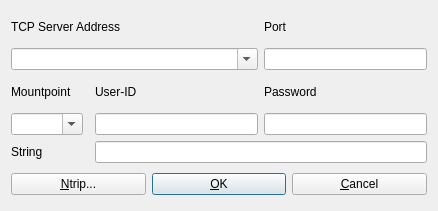
<?xml version="1.0" encoding="UTF-8"?>
<ui version="4.0">
 <class>TcpOptDialog</class>
 <widget class="QWidget" name="TcpOptDialog">
  <property name="geometry">
   <rect>
    <x>0</x>
    <y>0</y>
    <width>438</width>
    <height>211</height>
   </rect>
  </property>
  <property name="windowTitle">
   <string>TCP Options</string>
  </property>
  <property name="toolTip">
   <string/>
  </property>
  <layout class="QGridLayout" name="gridLayout">
   <item row="4" column="3">
    <widget class="QLabel" name="LabelUser">
     <property name="enabled">
      <bool>true</bool>
     </property>
     <property name="toolTip">
      <string/>
     </property>
     <property name="text">
      <string>User-ID</string>
     </property>
    </widget>
   </item>
   <item row="5" column="1">
    <widget class="QComboBox" name="MntPnt">
     <property name="enabled">
      <bool>true</bool>
     </property>
     <property name="toolTip">
      <string/>
     </property>
     <property name="editable">
      <bool>true</bool>
     </property>
    </widget>
   </item>
   <item row="4" column="1">
    <widget class="QLabel" name="LabelMntPnt">
     <property name="enabled">
      <bool>true</bool>
     </property>
     <property name="toolTip">
      <string/>
     </property>
     <property name="text">
      <string>Mountpoint</string>
     </property>
    </widget>
   </item>
   <item row="7" column="1">
    <widget class="QLabel" name="LabelStr">
     <property name="enabled">
      <bool>true</bool>
     </property>
     <property name="toolTip">
      <string/>
     </property>
     <property name="text">
      <string>String</string>
     </property>
    </widget>
   </item>
   <item row="5" column="3">
    <widget class="QLineEdit" name="User">
     <property name="enabled">
      <bool>true</bool>
     </property>
     <property name="toolTip">
      <string/>
     </property>
     <property name="text">
      <string/>
     </property>
    </widget>
   </item>
   <item row="2" column="1" colspan="3">
    <widget class="QComboBox" name="Addr">
     <property name="enabled">
      <bool>true</bool>
     </property>
     <property name="toolTip">
      <string/>
     </property>
     <property name="editable">
      <bool>true</bool>
     </property>
    </widget>
   </item>
   <item row="0" column="1" colspan="3">
    <widget class="QLabel" name="LabelAddr">
     <property name="enabled">
      <bool>true</bool>
     </property>
     <property name="toolTip">
      <string/>
     </property>
     <property name="text">
      <string>TCP Server Address</string>
     </property>
    </widget>
   </item>
   <item row="8" column="1" colspan="4">
    <widget class="QWidget" name="widget" native="true">
     <layout class="QHBoxLayout" name="horizontalLayout">
      <property name="leftMargin">
       <number>0</number>
      </property>
      <property name="topMargin">
       <number>0</number>
      </property>
      <property name="rightMargin">
       <number>0</number>
      </property>
      <property name="bottomMargin">
       <number>0</number>
      </property>
      <item>
       <widget class="QPushButton" name="BtnNtrip">
        <property name="enabled">
         <bool>true</bool>
        </property>
        <property name="toolTip">
         <string/>
        </property>
        <property name="text">
         <string>&amp;Ntrip...</string>
        </property>
       </widget>
      </item>
      <item>
       <widget class="QPushButton" name="BtnOk">
        <property name="enabled">
         <bool>true</bool>
        </property>
        <property name="toolTip">
         <string/>
        </property>
        <property name="text">
         <string>&amp;OK</string>
        </property>
        <property name="autoDefault">
         <bool>true</bool>
        </property>
        <property name="default">
         <bool>true</bool>
        </property>
       </widget>
      </item>
      <item>
       <widget class="QPushButton" name="BtnCancel">
        <property name="enabled">
         <bool>true</bool>
        </property>
        <property name="toolTip">
         <string/>
        </property>
        <property name="text">
         <string>&amp;Cancel</string>
        </property>
       </widget>
      </item>
     </layout>
    </widget>
   </item>
   <item row="4" column="4">
    <widget class="QLabel" name="LabelPasswd">
     <property name="enabled">
      <bool>true</bool>
     </property>
     <property name="toolTip">
      <string/>
     </property>
     <property name="text">
      <string>Password</string>
     </property>
    </widget>
   </item>
   <item row="0" column="4">
    <widget class="QLabel" name="LabelPort">
     <property name="enabled">
      <bool>true</bool>
     </property>
     <property name="toolTip">
      <string/>
     </property>
     <property name="text">
      <string>Port</string>
     </property>
    </widget>
   </item>
   <item row="2" column="4">
    <widget class="QLineEdit" name="Port">
     <property name="enabled">
      <bool>true</bool>
     </property>
     <property name="toolTip">
      <string/>
     </property>
     <property name="text">
      <string/>
     </property>
    </widget>
   </item>
   <item row="5" column="4">
    <widget class="QLineEdit" name="Passwd">
     <property name="enabled">
      <bool>true</bool>
     </property>
     <property name="toolTip">
      <string/>
     </property>
     <property name="text">
      <string/>
     </property>
     <property name="echoMode">
      <enum>QLineEdit::Password</enum>
     </property>
    </widget>
   </item>
   <item row="7" column="3" colspan="2">
    <widget class="QLineEdit" name="Str">
     <property name="enabled">
      <bool>true</bool>
     </property>
     <property name="toolTip">
      <string/>
     </property>
     <property name="text">
      <string/>
     </property>
    </widget>
   </item>
  </layout>
 </widget>
 <tabstops>
  <tabstop>Addr</tabstop>
  <tabstop>Port</tabstop>
  <tabstop>MntPnt</tabstop>
  <tabstop>User</tabstop>
  <tabstop>Passwd</tabstop>
  <tabstop>Str</tabstop>
  <tabstop>BtnNtrip</tabstop>
  <tabstop>BtnOk</tabstop>
  <tabstop>BtnCancel</tabstop>
 </tabstops>
 <resources/>
 <connections/>
</ui>
